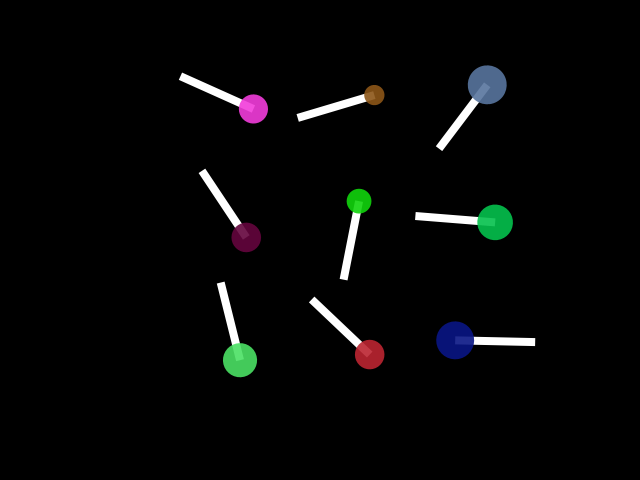
Frame 1 (no input)
Frame 60 (the mouse pressed at the canvas centre just before this capture): identical to frame 1, image omitted
Frame 120 (the mouse held since frame 60 and released just before this capture): identical to frame 1, image omitted

The Processing sketch that drew this single still picture (run headless with seeded random() and noise(); from frame 60 on, the mouse is pressed at the canvas centre):

// Processing sketch: processing_21197
// ── processing_21197.pde

/* Iteration
Simon Wiscombe

It's a simple function! It draws a 3x3 grid with lollipop wherever
the mouse clicks. Hold shift to add another 3x3 to whatever is already
on screen. Press space to clear the screen.

Two functions are called, drawCandyGrod (two options: x position and y
position), and drawCandy (6 possible options: x, y, radius of lillipop,
height of lillipop stick, color, rotation). In drawCandy, x and y are fed
by a nested for loop, while the radius of lillipop candy is randomly generated,
height is always scaled to 1, color is random, and rotation is random.
*/

float xposR, yposR;

void setup() {
  // Big screen!
  size(640, 480);
  background(0);

  ellipseMode(CENTER);
  noStroke();
  smooth();
  
  // A grid of lolli is placed randomly in the sketch area to start.
  xposR = random(200, width-200);
  yposR = random(200, height-200);
  drawCandyGrid(xposR, yposR);
}

// You have to have the draw function existing, else mousePressed
// will not work.
void draw() {
}

// Click mouse to add another grid. Shift+click to add grids without
// deleting the current one.
void mousePressed() {
  if (keyPressed) {
    if (keyCode == SHIFT) {
      drawCandyGrid(mouseX, mouseY);
    }
  }
  else {
    background(0);
    drawCandyGrid(mouseX, mouseY);
  }
}

// If the space bar is pressed, clears window entirely.
void keyPressed() {
  if (key == ' ') {
    background(0);
  }
}

// This simply runs a nested for loop to draw a 3x3 grid. It calls
// drawCandy to draw the actual candy.
void drawCandyGrid( float xpos, float ypos ) {
  pushMatrix();
  translate(xpos, ypos);
  for ( int j = -120; j <= 120; j += 120) {
    for ( int i = -120; i <= 120; i += 120) {
      color c = color(random(255), random(255), random(255));
      float angle = random(2*PI);
      float r_mod = random(0.5,1);
      float h_mod = 1;
      drawCandy(i, j, r_mod, h_mod, c, angle);
    }
  }
  popMatrix();
}

// That which draws the lollipop. Can be fed 5 different variables to
// change the appearance. But no alpha! Lollipop sticks don't vary in alpha!
// That's just silly.
void drawCandy( float xpos, float ypos, float r_mod, float h, color c, float angle) {
  pushMatrix();
  translate(xpos, ypos);
  rotate(angle);

  fill(255);
  rect(-4, -20, 8, 80*h);

  fill(c, 230);
  ellipse(0, -20, 40*r_mod, 40*r_mod);
  popMatrix();
}
